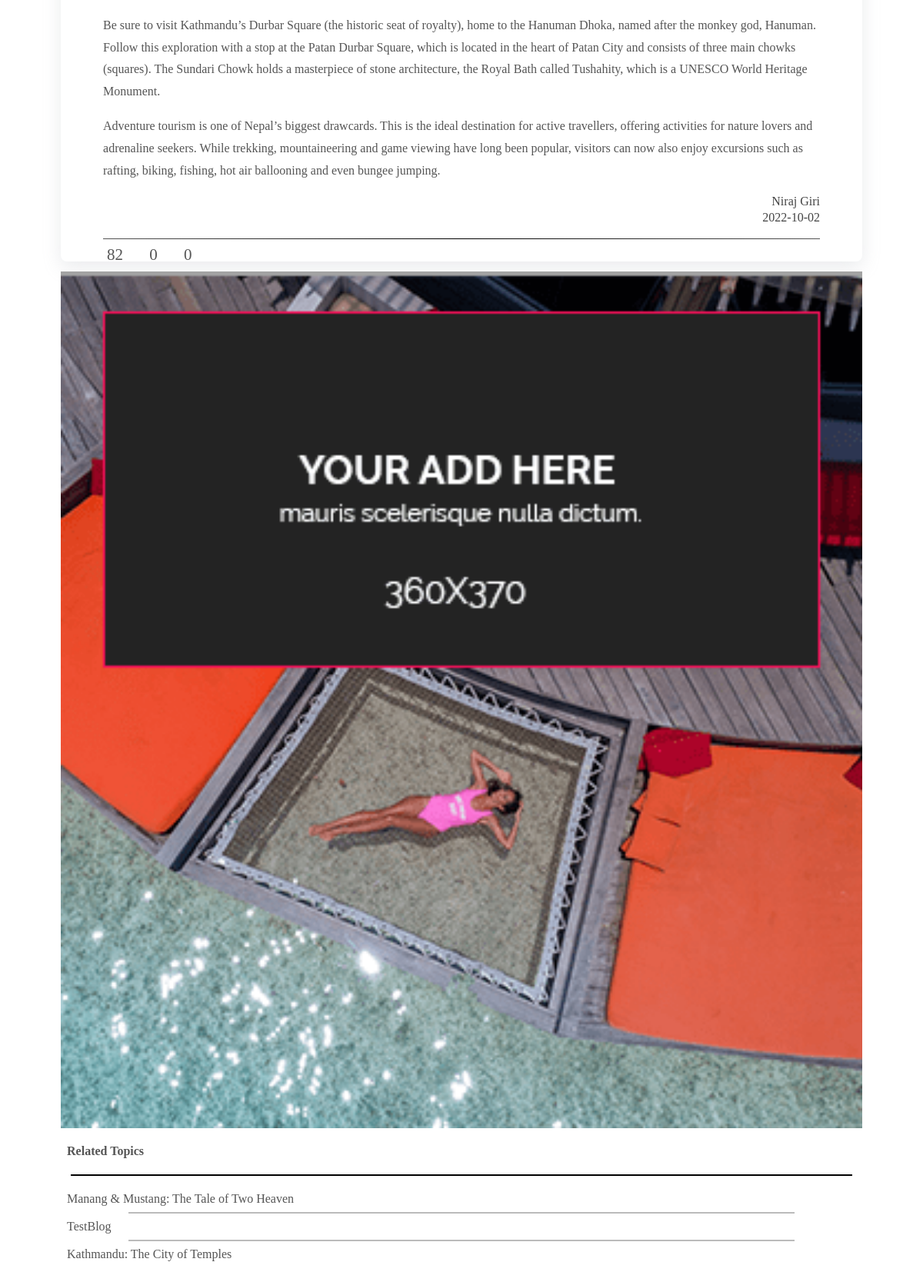
Before: /blog.php?blogId=9 (lower part) with the older database file.
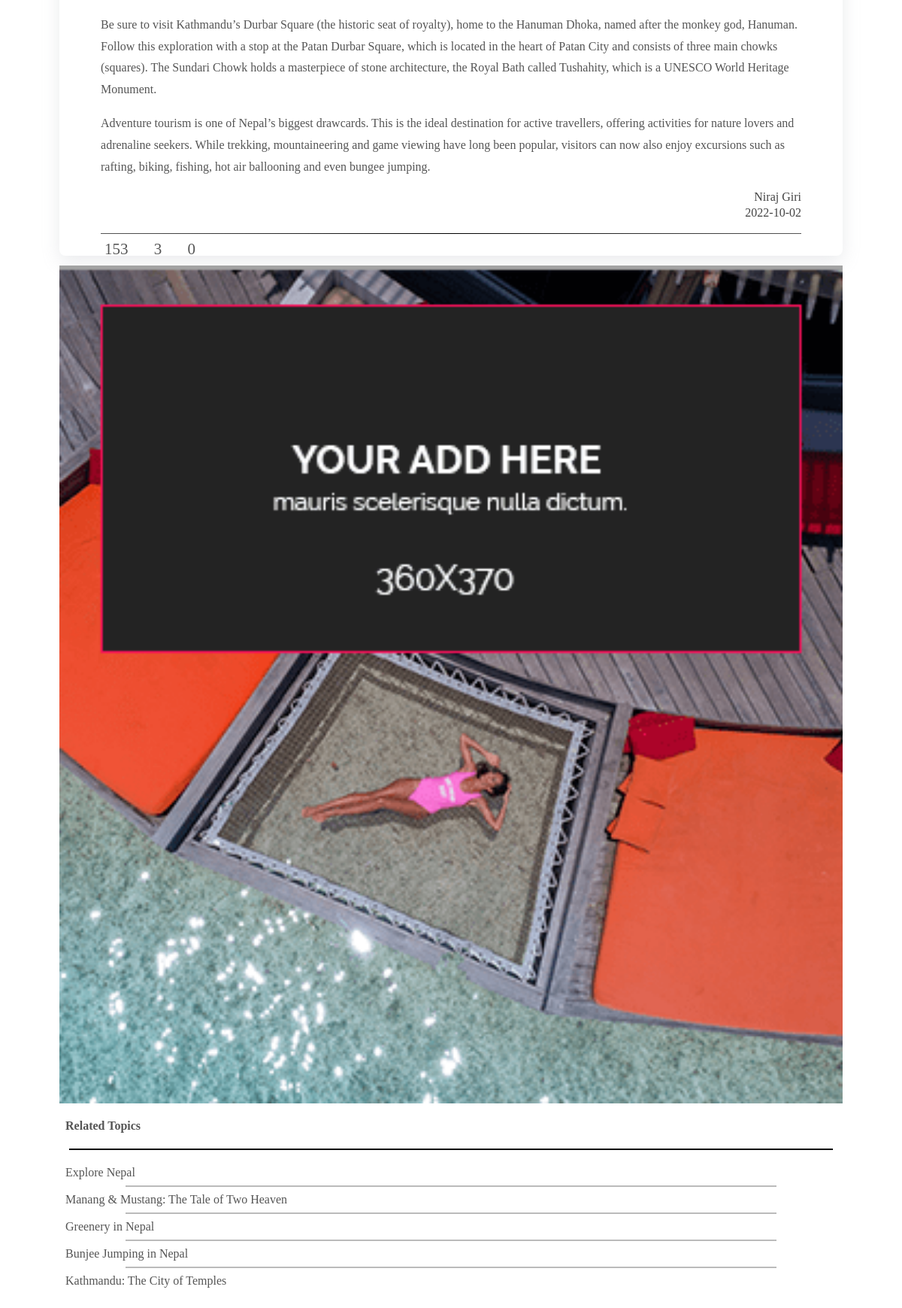
After: the same page with the newer database file.
### tables this page shows
CREATE TABLE `blogtable` (
  `blogId` int(11) NOT NULL,
  `title` varchar(128) NOT NULL,
  `author` varchar(32) NOT NULL,
  `date` date NOT NULL,
  `blogcon` varchar(8096) NOT NULL,
  `img1` varchar(128) NOT NULL,
  `img2` varchar(128) DEFAULT NULL,
  `img3` varchar(128) DEFAULT NULL,
  `img4` varchar(128) DEFAULT NULL,
  `img5` varchar(128) DEFAULT NULL,
  `tag1` varchar(32) NOT NULL,
  `tag2` varchar(32) DEFAULT NULL,
  `tag3` varchar(32) DEFAULT NULL,
  `tag4` varchar(32) DEFAULT NULL,
  `tag5` varchar(32) DEFAULT NULL,
  `userViewCount` int(11) NOT NULL,
  `guestViewCount` int(11) NOT NULL,
  `reportCount` int(11) NOT NULL,
  `bookmarkCount` int(11) NOT NULL,
  `upvoteCount` int(11) NOT NULL,
  `downvoteCount` int(11) NOT NULL
);

### blog.php (the view, shortened to what the changed rows need)
<?php
    include "functions/connect.php";
    $id = $_GET["blogId"];
    $query = "SELECT * FROM `blogtable` WHERE `blogId` = ?";
    $stmt = $pdo->prepare($query);
    $stmt->execute([$id]);
    $row = $stmt->fetch(PDO::FETCH_ASSOC);
    if (isset($_SESSION['userId'])) {
        $isLoggedIn = true;
        $tablename = "userobj".(string)$_SESSION['userId'];
        $query = "SELECT * FROM $tablename WHERE `visitedBlog` = $id";
        $result = mysqli_query($con, $query);
        $blogRow = mysqli_fetch_assoc($result);
        if (!isset($blogRow['visitedBlog'])) {
            $query = "INSERT INTO $tablename (`visitedBlog`, `upvotedBlog`, `downvotedBlog`, `bookmarkedBlog`, `reportedBlog`) VALUES ($id, 0, 0, 0, 0)";
            mysqli_query($con, $query);
        }
    } else {
        $isLoggedIn = false;
    }
    $author = $row['author'];
    $date = $row['date'];
    $blogCon = $row['blogcon'];
    $tag1 = $row['tag1'];
    $tag2 = $row['tag2'];
    $tag3 = $row['tag3'];
    $tag4 = $row['tag4'];
    $tag5 = $row['tag5'];
    $userViewCount = (int)$row['userViewCount'];
    $guestViewCount = (int)$row['guestViewCount'];
    $totalViewCount = $userViewCount + $guestViewCount;
    $upvoteCount = (int)$row['upvoteCount'];
    $downvoteCount = (int)$row['downvoteCount'];
    $arr = [];
    $arr1 = [];
    $arr2 = [];
    $arr3 = [];
    $arr4 = [];
    $arr5 = [];
    $relatedTopicBlogId = [];
    $query = "SELECT * FROM `blogtable` ORDER BY `blogId` DESC LIMIT 1";
    $stmt = $pdo->prepare($query);
    $stmt->execute();
    $row = $stmt->fetch(PDO::FETCH_ASSOC);
    $totalNumOfBlog = $row['blogId'];
    $i=0;
    while ($i<=$totalNumOfBlog) {
        $arr[$i] = 0;
        $i++;
    }
    $query = "SELECT * FROM `blogtable` WHERE (`tag1` = '$tag1') OR (`tag2` = '$tag1') OR (`tag3` = '$tag1') OR (`tag4` = '$tag1') OR (`tag5` = '$tag1')";
    $stmt = $pdo->prepare($query);
    $stmt->execute();
    while ($row = $stmt->fetch(PDO::FETCH_ASSOC)) $arr[$row['blogId']]++;
    $query = "SELECT * FROM `blogtable` WHERE (`tag1` = '$tag2') OR (`tag2` = '$tag2') OR (`tag3` = '$tag2') OR (`tag4` = '$tag2') OR (`tag5` = '$tag2')";
    $stmt = $pdo->prepare($query);
    $stmt->execute();
    while ($row = $stmt->fetch(PDO::FETCH_ASSOC)) $arr[$row['blogId']]++;
    $query = "SELECT * FROM `blogtable` WHERE (`tag1` = '$tag3') OR (`tag2` = '$tag3') OR (`tag3` = '$tag3') OR (`tag4` = '$tag3') OR (`tag5` = '$tag3')";
    $stmt = $pdo->prepare($query);
    $stmt->execute();
    while ($row = $stmt->fetch(PDO::FETCH_ASSOC)) $arr[$row['blogId']]++;
    $query = "SELECT * FROM `blogtable` WHERE (`tag1` = '$tag4') OR (`tag2` = '$tag4') OR (`tag3` = '$tag4') OR (`tag4` = '$tag4') OR (`tag5` = '$tag4')";
    $stmt = $pdo->prepare($query);
    $stmt->execute();
    while ($row = $stmt->fetch(PDO::FETCH_ASSOC)) $arr[$row['blogId']]++;
    $query = "SELECT * FROM `blogtable` WHERE (`tag1` = '$tag5') OR (`tag2` = '$tag5') OR (`tag3` = '$tag5') OR (`tag4` = '$tag5') OR (`tag5` = '$tag5')";
    $stmt = $pdo->prepare($query);
    $stmt->execute();
    while ($row = $stmt->fetch(PDO::FETCH_ASSOC)) $arr[$row['blogId']]++;
    for ($i=0; $i<=$totalNumOfBlog; $i++) {
        if ($arr[$i]==5) {
            array_push($arr5, $i);
        } else if ($arr[$i]==4) {
            array_push($arr4, $i);
        } else if ($arr[$i]==3) {
            array_push($arr3, $i);
        } else if ($arr[$i]==2) {
            array_push($arr2, $i);
        } else if ($arr[$i]==1) {
            array_push($arr1, $i);
        }
    }
?>
<div>
    <div class="container-fluid" style="padding: 0 6%;">
        <div class="row">
            <div class="col-12 col-lg-9 blog-container">
                <span class="blog-content"> <?= $blogCon ?> </span>
                <div class="blog-content-end">
                    <div><?= $author ?></div>
                    <div><?= $date ?></div>
                </div>
                <div class="blog-container-footer">
                    <div class="stat-container-wrapper">
                        <div class="stat-container">
                            <span class="blog-stat"> <?= $totalViewCount ?> </span>
                            <?php
                                if($isLoggedIn==true) {
                                    echo "<i class='fa-solid fa-thumbs-up setCursorPointer' title='Like' id='like'></i>
                                    <span class='blog-stat' id='likevalue'> $upvoteCount </span>
                                    &nbsp;&nbsp;&nbsp;&nbsp;&nbsp;
                                    <i class='fa-solid fa-thumbs-down setCursorPointer' title='Dislike' id='dislike'></i>
                                    <span class='blog-stat' id='dislikevalue'> $downvoteCount </span>";
                                } else {
                                    echo "<i class='fa-solid fa-thumbs-up setCursorNotAllowed' title='Login to like the post'></i>
                                    <span class='blog-stat'> $upvoteCount </span>
                                    &nbsp;&nbsp;&nbsp;&nbsp;&nbsp;
                                    <i class='fa-solid fa-thumbs-down setCursorNotAllowed' title='Login to dislike the post'></i>
                                    <span class='blog-stat'> $downvoteCount </span>";
                                }
                            ?>
                        </div>
                    </div>
                </div>
            </div>
            <div class="col-12 col-lg-3">
                <div class="sidebar-area">
                    <div class="row">
                        <div class="col-12 col-sm-6 col-lg-12" style="margin-top: 8px;">
                            <div class="single-widget-area stat-widget" style="display: block;">
                                <ul class="relatedTopicUl">
                                    <?php
                                        $i = 0;
                                        $arr5count = count($arr5);
                                        for ($index=0; $index<$arr5count; $index++) {
                                            if ($i<5) if ($arr5[$index]!=$id) array_push($relatedTopicBlogId, $arr5[$index]);
                                            else break;
                                            $i++;
                                        }
                                        if ($i<5) {
                                            if ($i<5) {
                                                $arr3count = count($arr3);
                                                for ($index=0; $index<$arr3count; $index++) {
                                                    if ($i<5) if ($arr3[$index]!=$id) array_push($relatedTopicBlogId, $arr3[$index]);
                                                    else break;
                                                    $i++;
                                                }
                                                if ($i<5) {
                                                    $arr2count = count($arr2);
                                                    for ($index=0; $index<$arr2count; $index++) {
                                                        if ($i<5) if ($arr2[$index]!=$id) array_push($relatedTopicBlogId, $arr2[$index]);
                                                        else break;
                                                        $i++;
                                                    }
                                                    if ($i<5) {
                                                        $arr1count = count($arr1);
                                                        for ($index=0; $index<$arr1count; $index++) {
                                                            if ($i<5) if ($arr1[$index]!=$id) array_push($relatedTopicBlogId, $arr1[$index]);
                                                            else break;
                                                            $i++;
                                                        }
                                                    }
                                                }
                                            }
                                        }
                                        if ($i==0) {
                                            echo "<li></li><li>Nothing to show...</li>";
                                        } else {
                                            $numOfRelatedTopics = count($relatedTopicBlogId);
                                            for ($index=0; $index<$numOfRelatedTopics; $index++) {
                                                $query = "SELECT * FROM `blogtable` WHERE `blogId` = ?";
                                                $stmt = $pdo->prepare($query);
                                                $stmt->execute([$relatedTopicBlogId[$index]]);
                                                $row = $stmt->fetch(PDO::FETCH_ASSOC);
                                                echo "<li onclick='getBlogContent(".$relatedTopicBlogId[$index].")' class='chngBgClr'><span>".$row['title']."</span></li>";
                                                if ($index != $numOfRelatedTopics-1) {
                                                    echo "<center><hr style='border: 1px solid #bbb; width: 83%; margin: 0; padding: 0;'></center>";
                                                }
                                            }
                                        }
                                    ?>
                                </ul>
                            </div>
                        </div>
                    </div>
                </div>
            </div>
        </div>
    </div>
</div>

Changed rows visible on the page:
removed blogtable: title "TestBlog"
changed blogtable "Niraj Giri": totalViewCount "82" → "153"; upvoteCount "0" → "3"
added blogtable: title "Explore Nepal"
added blogtable: title "Greenery in Nepal"
added blogtable: title "Bunjee Jumping in Nepal"
